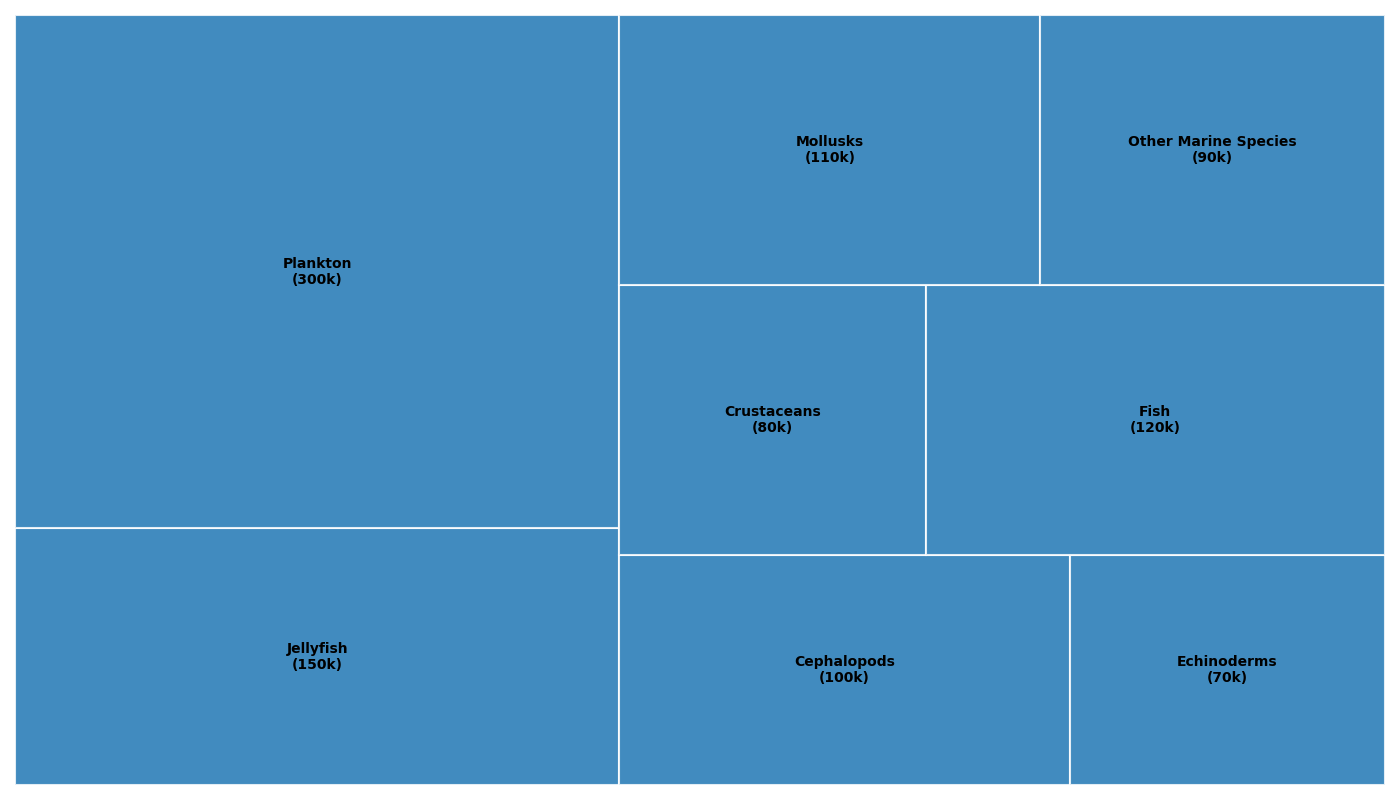

This figure's Python source:
import matplotlib.pyplot as plt
import squarify

ecosystem_labels = [
    'Jellyfish\n(150k)', 'Plankton\n(300k)', 'Cephalopods\n(100k)', 
    'Echinoderms\n(70k)', 'Crustaceans\n(80k)', 'Fish\n(120k)', 
    'Mollusks\n(110k)', 'Other Marine Species\n(90k)'
]
populations = [150, 300, 100, 70, 80, 120, 110, 90]

single_color = '#1f77b4'

plt.figure(figsize=(14, 8))

squarify.plot(sizes=populations, label=ecosystem_labels, color=[single_color]*len(populations), alpha=0.85, 
              text_kwargs={'fontsize': 10, 'weight': 'bold'}, edgecolor="white", linewidth=1.5)

plt.axis('off')

plt.tight_layout()

plt.show()
